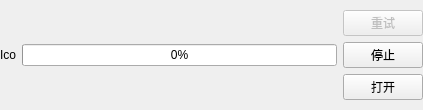
<?xml version="1.0" encoding="UTF-8"?>
<ui version="4.0">
 <class>DownloadItem</class>
 <widget class="QWidget" name="DownloadItem">
  <property name="geometry">
   <rect>
    <x>0</x>
    <y>0</y>
    <width>423</width>
    <height>110</height>
   </rect>
  </property>
  <property name="windowTitle">
   <string>Form</string>
  </property>
  <layout class="QHBoxLayout" name="horizontalLayout">
   <property name="leftMargin">
    <number>0</number>
   </property>
   <property name="topMargin">
    <number>0</number>
   </property>
   <property name="rightMargin">
    <number>0</number>
   </property>
   <property name="bottomMargin">
    <number>0</number>
   </property>
   <item>
    <widget class="QLabel" name="fileIcon">
     <property name="sizePolicy">
      <sizepolicy hsizetype="Minimum" vsizetype="Minimum">
       <horstretch>0</horstretch>
       <verstretch>0</verstretch>
      </sizepolicy>
     </property>
     <property name="text">
      <string>Ico</string>
     </property>
    </widget>
   </item>
   <item>
    <layout class="QVBoxLayout" name="verticalLayout_2">
     <item>
      <widget class="SqueezeLabel" name="fileNameLabel" native="true">
       <property name="sizePolicy">
        <sizepolicy hsizetype="Expanding" vsizetype="Preferred">
         <horstretch>0</horstretch>
         <verstretch>0</verstretch>
        </sizepolicy>
       </property>
       <property name="text" stdset="0">
        <string>Filename</string>
       </property>
      </widget>
     </item>
     <item>
      <widget class="QProgressBar" name="progressBar">
       <property name="value">
        <number>0</number>
       </property>
      </widget>
     </item>
     <item>
      <widget class="SqueezeLabel" name="downloadInfoLabel" native="true">
       <property name="sizePolicy">
        <sizepolicy hsizetype="Minimum" vsizetype="Preferred">
         <horstretch>0</horstretch>
         <verstretch>0</verstretch>
        </sizepolicy>
       </property>
       <property name="text" stdset="0">
        <string/>
       </property>
      </widget>
     </item>
    </layout>
   </item>
   <item>
    <layout class="QVBoxLayout" name="verticalLayout">
     <item>
      <spacer name="verticalSpacer">
       <property name="orientation">
        <enum>Qt::Vertical</enum>
       </property>
       <property name="sizeHint" stdset="0">
        <size>
         <width>17</width>
         <height>1</height>
        </size>
       </property>
      </spacer>
     </item>
     <item>
      <widget class="QPushButton" name="tryAgainButton">
       <property name="enabled">
        <bool>false</bool>
       </property>
       <property name="text">
        <string>重试</string>
       </property>
      </widget>
     </item>
     <item>
      <widget class="QPushButton" name="stopButton">
       <property name="text">
        <string>停止</string>
       </property>
      </widget>
     </item>
     <item>
      <widget class="QPushButton" name="openButton">
       <property name="text">
        <string>打开</string>
       </property>
      </widget>
     </item>
     <item>
      <spacer name="verticalSpacer_2">
       <property name="orientation">
        <enum>Qt::Vertical</enum>
       </property>
       <property name="sizeHint" stdset="0">
        <size>
         <width>17</width>
         <height>5</height>
        </size>
       </property>
      </spacer>
     </item>
    </layout>
   </item>
  </layout>
 </widget>
 <customwidgets>
  <customwidget>
   <class>SqueezeLabel</class>
   <extends>QWidget</extends>
   <header>squeezelabel.h</header>
  </customwidget>
 </customwidgets>
 <resources/>
 <connections/>
</ui>
